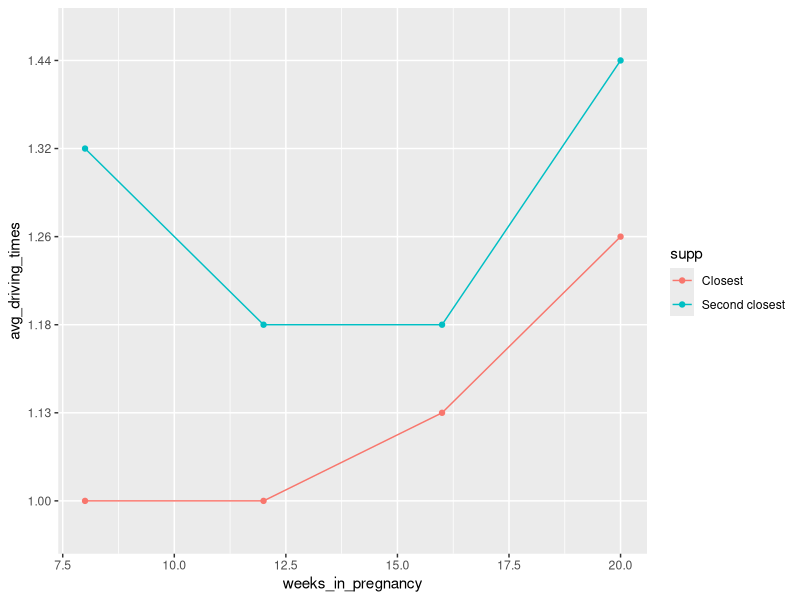

The R script that drew this image:
library(dplyr)
library(tidyverse)
library(stringr)
library(readr)
library(ggplot2)

# load dataset3
data3 <- read.csv("../data/Driving Times to Abortion Clinics in the US.csv")

# find the average amount of time it takes someone in California to get to the closest abortion clinic 

# filter data3 to california
filter_ca <- function(column,data=data3){
  column<-eval(substitute(column),data, parent.frame())
  filtered_states <- data[column != 0, ] %>% 
    filter(state == "California")
  return(filtered_states)
}

# use new california only data to calculate the mean
calculate_mean <- function(column, data=NULL) {
  column<-eval(substitute(column), data, parent.frame())
  return(format(round(mean(column, na.rm=TRUE), 2), nsmall = 2))
}

# generate titles for columns 
generate_title <- function(num, n) {
  return(paste0("Avg driving time in minutes to closest abortion clinic, ", 
                num, " weeks (n=", n, ")"))
}

# create df for data3: average time in min it takes to drive to an abortion clinic
ca3 <- data3 %>% 
  group_by(state) %>%
  filter(state == "California") %>%
  summarize("state" = "california", 
            !!generate_title(8, nrow(filter_ca(gestation_8_duration))) := 
              calculate_mean(gestation_8_duration, filter_ca(gestation_8_duration)),
            !!generate_title(8, nrow(filter_ca(gestation_8_duration_closed))) := 
              calculate_mean(gestation_8_duration_closed, filter_ca(gestation_8_duration_closed)),
            !!generate_title(12, nrow(filter_ca(gestation_12_duration))) :=
              calculate_mean(gestation_12_duration, filter_ca(gestation_12_duration)),
            !!generate_title(12, nrow(filter_ca(gestation_12_duration_closed))) := 
              calculate_mean(gestation_12_duration_closed, filter_ca(gestation_12_duration_closed)),
            !!generate_title(16, nrow(filter_ca(gestation_16_duration))) := 
              calculate_mean(gestation_16_duration, filter_ca(gestation_16_duration)),
            !!generate_title(16, nrow(filter_ca(gestation_16_duration_closed))) := 
              calculate_mean(gestation_16_duration_closed, filter_ca(gestation_16_duration_closed)),
            !!generate_title(20, nrow(filter_ca(gestation_20_duration))) := 
              calculate_mean(gestation_20_duration, filter_ca(gestation_20_duration)),
            !!generate_title(20, nrow(filter_ca(gestation_20_duration_closed))) :=  
              calculate_mean(gestation_20_duration_closed, filter_ca(gestation_20_duration_closed)))

weeks_in_pregnancy <- c(8, 12, 16, 20, 8, 12, 16, 20)

avg_driving_time <- c(calculate_mean(gestation_8_duration, filter_ca(gestation_8_duration)),
                     calculate_mean(gestation_12_duration, filter_ca(gestation_12_duration)),
                     calculate_mean(gestation_16_duration, filter_ca(gestation_16_duration)),
                     calculate_mean(gestation_20_duration, filter_ca(gestation_20_duration)))

avg_driving_time2 <- c(calculate_mean(gestation_8_duration_closed, filter_ca(gestation_8_duration_closed)),
                      calculate_mean(gestation_12_duration_closed, filter_ca(gestation_12_duration_closed)),
                      calculate_mean(gestation_16_duration_closed, filter_ca(gestation_16_duration_closed)),
                      calculate_mean(gestation_20_duration_closed, filter_ca(gestation_20_duration_closed)))

df = data.frame(weeks_in_pregnancy, avg_driving_time, avg_driving_time2)

df <- data.frame(supp=rep(c("Closest", "Second closest"), each=4),
                  weeks_in_pregnancy=rep(c(8, 12,16, 20),2),
                  avg_driving_times=c(calculate_mean(gestation_8_duration, filter_ca(gestation_8_duration)),
                                      calculate_mean(gestation_12_duration, filter_ca(gestation_12_duration)),
                                      calculate_mean(gestation_16_duration, filter_ca(gestation_16_duration)),
                                      calculate_mean(gestation_20_duration, filter_ca(gestation_20_duration)),
                                      calculate_mean(gestation_8_duration_closed, filter_ca(gestation_8_duration_closed)),
                                      calculate_mean(gestation_12_duration_closed, filter_ca(gestation_12_duration_closed)),
                                      calculate_mean(gestation_16_duration_closed, filter_ca(gestation_16_duration_closed)),
                                      calculate_mean(gestation_20_duration_closed, filter_ca(gestation_20_duration_closed))))

plot <- ggplot(data=df, aes(x=weeks_in_pregnancy, y=avg_driving_times, group=supp)) +
  geom_line(aes(color=supp))+
  geom_point(aes(color=supp))
